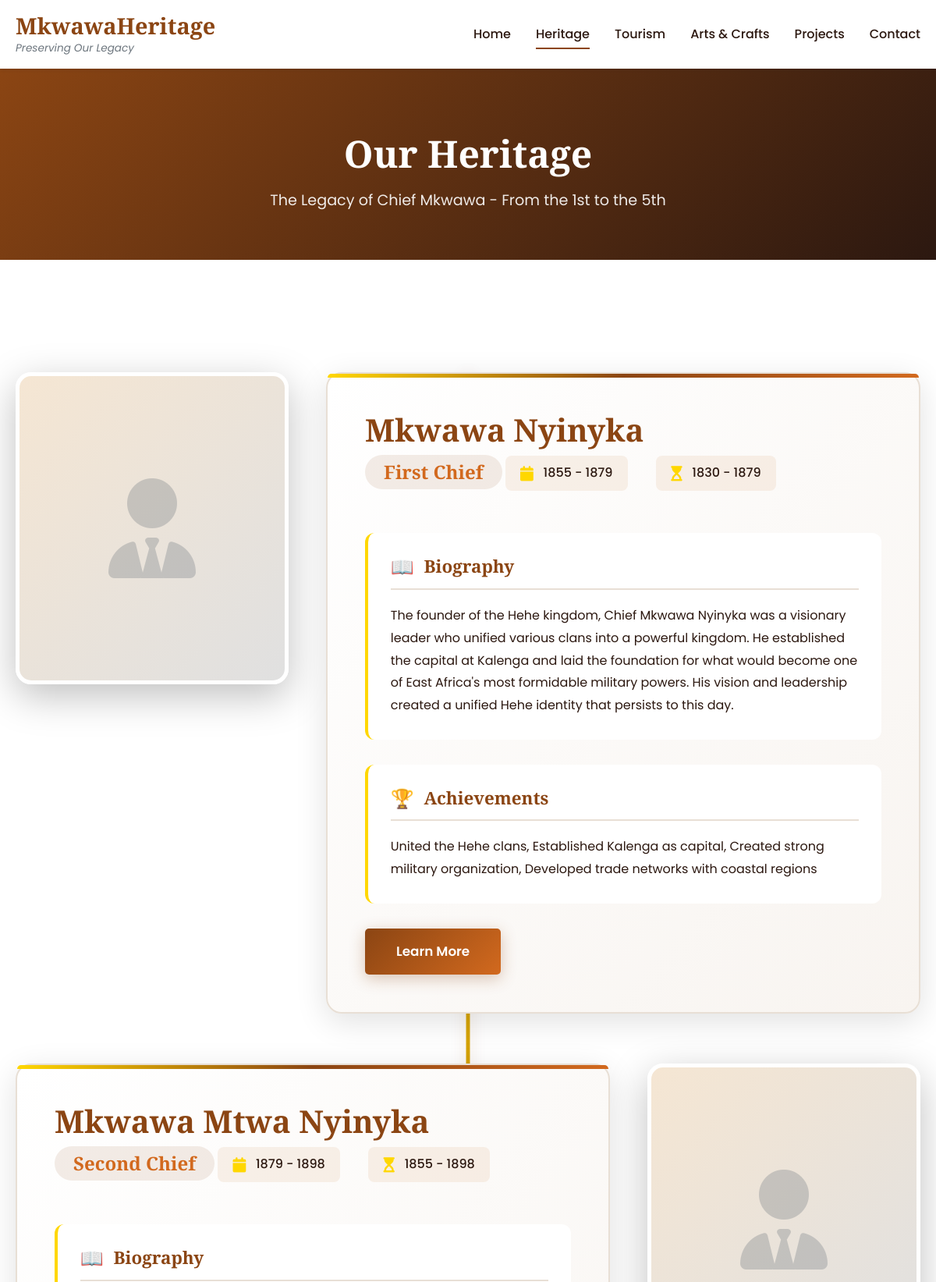
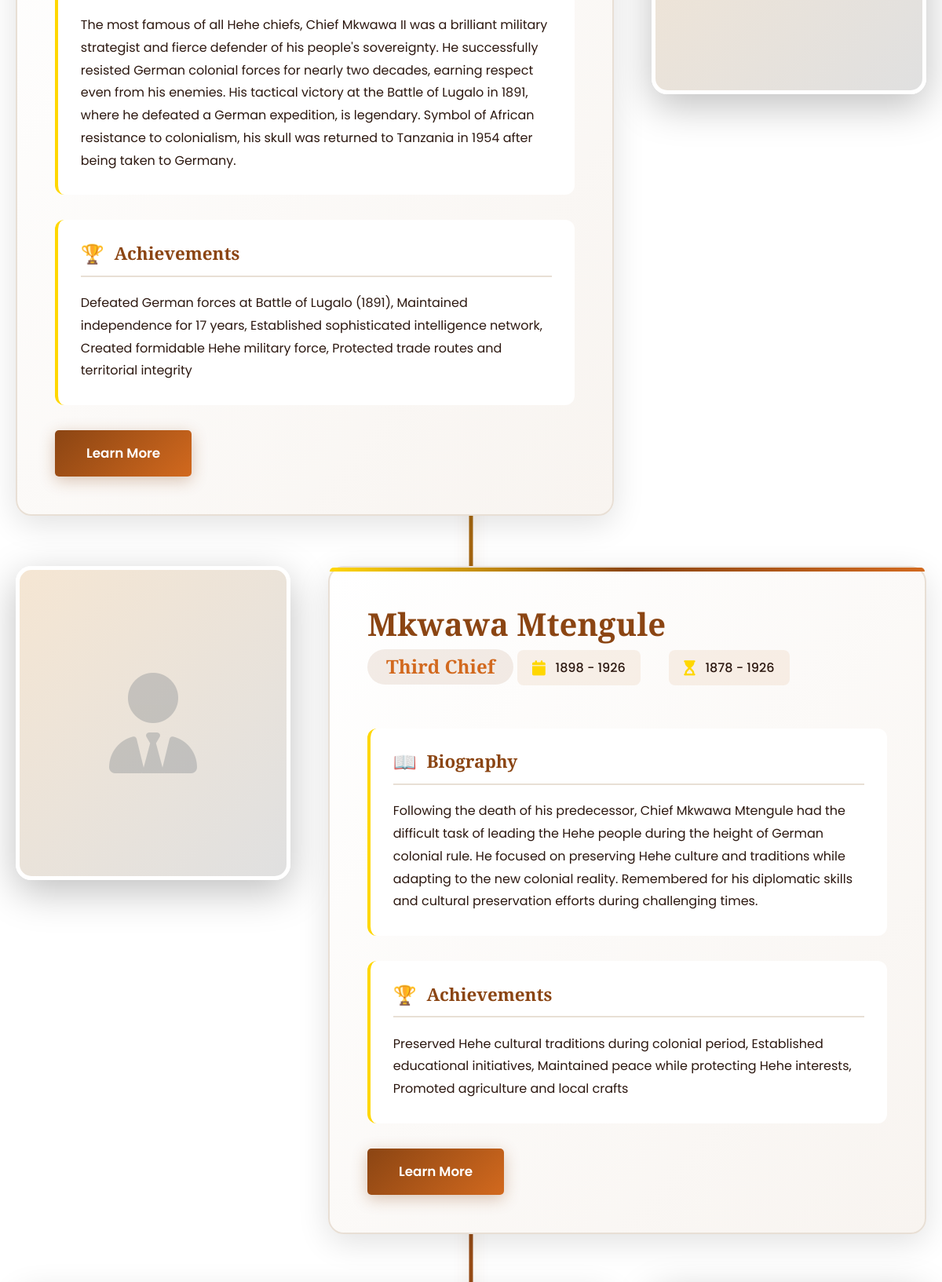
Screenshot of /heritage/ (upper part) with the database file from the repository (2 pictures, top to bottom).
### core/models.py (models this page shows, shortened)
class Chief(models.Model):
    CHIEF_POSITIONS = [
        (1, 'First Chief'),
        (2, 'Second Chief'),
        (3, 'Third Chief'),
        (4, 'Fourth Chief'),
        (5, 'Fifth Chief'),
    ]
    name = models.CharField(max_length=200)
    position = models.IntegerField(choices=CHIEF_POSITIONS, unique=True)
    birth_year = models.IntegerField(null=True, blank=True)
    death_year = models.IntegerField(null=True, blank=True)
    reign_start = models.IntegerField()
    reign_end = models.IntegerField(null=True, blank=True)
    biography = models.TextField()
    achievements = models.TextField()
    image = models.ImageField(upload_to='chiefs/', null=True, blank=True)
    slug = models.SlugField(unique=True, blank=True)
    created_at = models.DateTimeField(auto_now_add=True)
    updated_at = models.DateTimeField(auto_now=True)
    class Meta:
        ordering = ['position']
        verbose_name_plural = 'Chiefs'

### core/views.py (the view)
# urls.py: path('heritage/', views.heritage_view, name='heritage'),
def heritage_view(request):
    chiefs = Chief.objects.all()
    events = HistoricalEvent.objects.all()
    chief_filter = request.GET.get('chief')
    if chief_filter:
        events = events.filter(chief__slug=chief_filter)
    context = {
        'chiefs': chiefs,
        'events': events,
    }
    return render(request, 'core/heritage.html', context)

### templates/core/heritage.html (shortened to what this page needs)
{% extends 'base.html' %}
{% load static %}
{% block content %}
<section class="page-header">
    <div class="container">
        <h1>Our Heritage</h1>
        <p>The Legacy of Chief Mkwawa - From the 1st to the 5th</p>
    </div>
</section>
<section class="section">
    <div class="container">
        <div class="chiefs-timeline">
            {% for chief in chiefs %}
            <div class="chief-timeline-item">
                <div class="chief-timeline-content">
                    <div class="chief-timeline-image">
                        {% if chief.image %}
                        <img src="{{ chief.image.url }}" alt="{{ chief.name }}">
                        {% else %}
                        <div class="chief-placeholder">
                            <i class="fas fa-user-tie"></i>
                        </div>
                        {% endif %}
                    </div>
                    <div class="chief-timeline-info">
                        <h2>{{ chief.name }}</h2>
                        <h3>{{ chief.get_position_display }}</h3>
                        <p class="reign-period">
                            <i class="fas fa-calendar"></i>
                            {{ chief.reign_start }} - {% if chief.reign_end %}{{ chief.reign_end }}{% else %}Present{% endif %}
                        </p>
                        {% if chief.birth_year %}
                        <p class="lifespan">
                            <i class="fas fa-hourglass-start"></i>
                            {{ chief.birth_year }} - {% if chief.death_year %}{{ chief.death_year }}{% else %}Present{% endif %}
                        </p>
                        {% endif %}
                        <div class="chief-biography">
                            <h4>Biography</h4>
                            {{ chief.biography|linebreaks }}
                        </div>
                        <div class="chief-achievements">
                            <h4>Achievements</h4>
                            {{ chief.achievements|linebreaks }}
                        </div>
                        <a href="{% url 'chief_detail' chief.slug %}" class="btn btn-primary">Learn More</a>
                    </div>
                </div>
            </div>
            {% endfor %}
        </div>
    </div>
</section>
{% endblock %}

### rows the page displays
Chief: name "Mkwawa Nyinyka", position "First Chief", reign_start "1855", reign_end "1879", birth_year "1830", death_year "1879", biography "The founder of the Hehe kingdom, Chief Mkwawa Nyinyka was a visionary leader who unified various clans into a powerful kingdom. He established the capital at Kalenga and laid the foundation for what would become one of East Africa's most formidable military powers. His vision and leadership created a unified Hehe identity that persists to this day.", achievements "United the Hehe clans, Established Kalenga as capital, Created strong military organization, Developed trade networks with coastal regions"
Chief: name "Mkwawa Mtwa Nyinyka", position "Second Chief", reign_start "1879", reign_end "1898", birth_year "1855", death_year "1898", biography "The most famous of all Hehe chiefs, Chief Mkwawa II was a brilliant military strategist and fierce defender of his people's sovereignty. He successfully resisted German colonial forces for nearly two decades, earning respect even from his enemies. His tactical victory at the Battle of Lugalo in 1891, where he defeated a German expedition, is legendary. Symbol of African resistance to colonialism, his skull was returned to Tanzania in 1954 after being taken to Germany.", achievements "Defeated German forces at Battle of Lugalo (1891), Maintained independence for 17 years, Established sophisticated intelligence network, Created formidable Hehe military force, Protected trade routes and territorial integrity"
Chief: name "Mkwawa Mtengule", position "Third Chief", reign_start "1898", reign_end "1926", birth_year "1878", death_year "1926", biography "Following the death of his predecessor, Chief Mkwawa Mtengule had the difficult task of leading the Hehe people during the height of German colonial rule. He focused on preserving Hehe culture and traditions while adapting to the new colonial reality. Remembered for his diplomatic skills and cultural preservation efforts during challenging times.", achievements "Preserved Hehe cultural traditions during colonial period, Established educational initiatives, Maintained peace while protecting Hehe interests, Promoted agriculture and local crafts"
